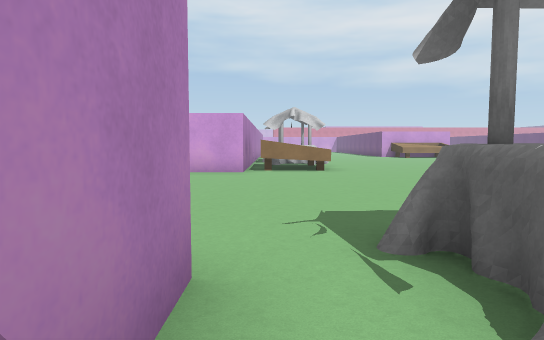
[1] (above)

20 first-person views from a walk through a 3-D level made in the Unity game engine. The camera is 1.4 m above the floor, tilts 4° down and sees 75° across. The floor is counted in squares, 2 m on a side. Each view is taken from the middle of a square. On the plan, view 1 faces up. The plan holds only what a view shows up to about 11 squares ahead; the rest is blank. The place goes on beyond the plan. The player character is not drawn. Some surface patterns are stand-ins.

[2]
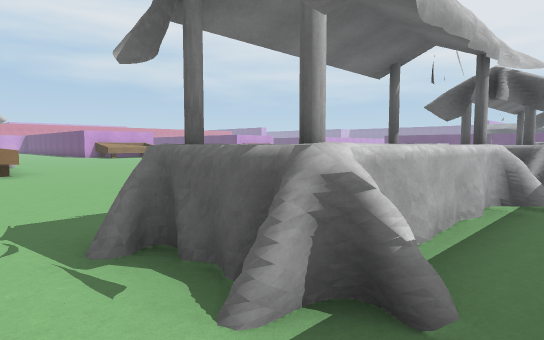

[3]
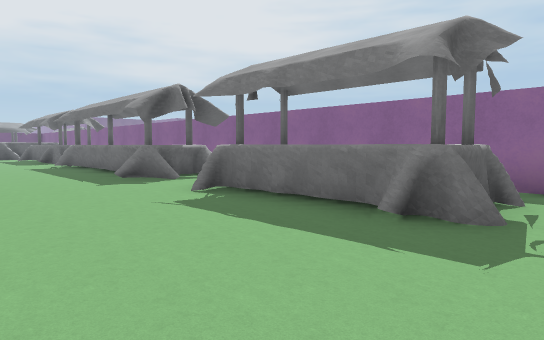

[4]
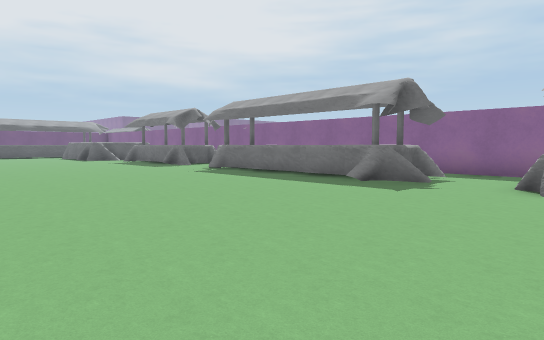

[5]
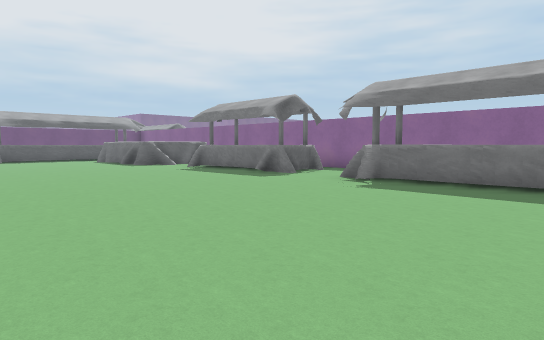

[6]
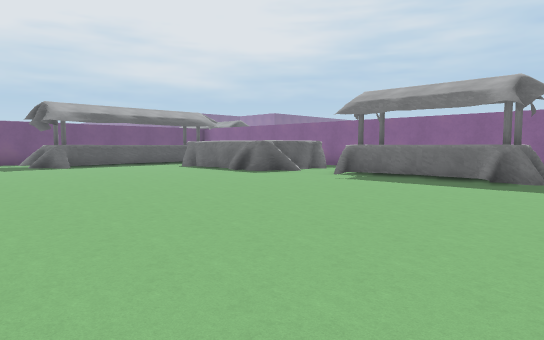

[7]
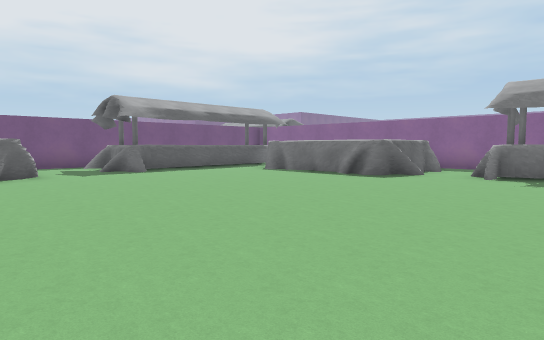

[8]
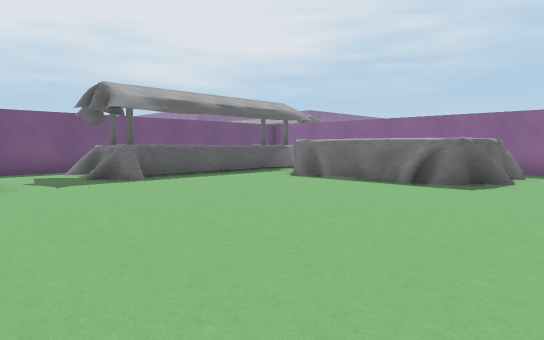

[9]
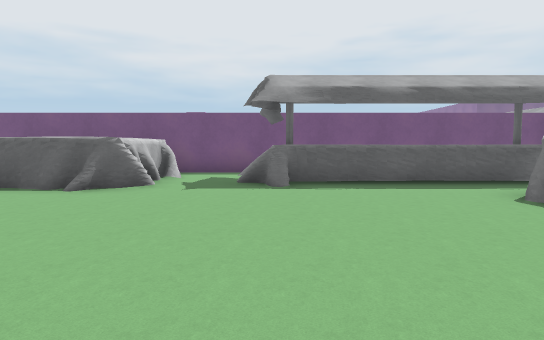

[10]
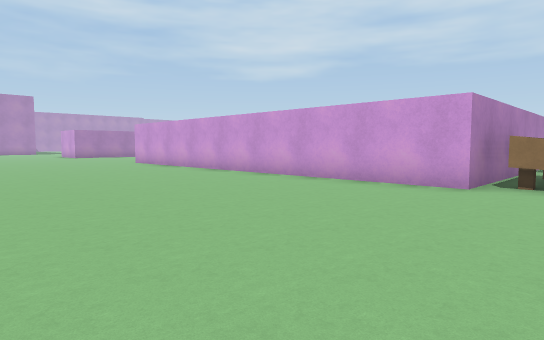

[11]
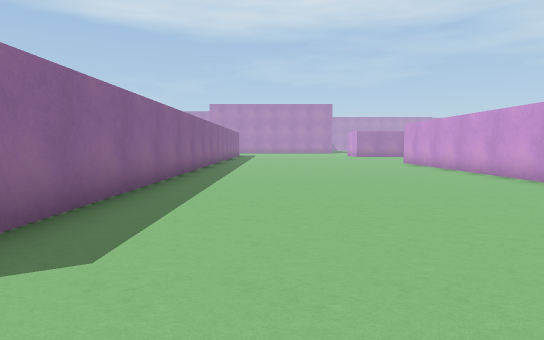

[12]
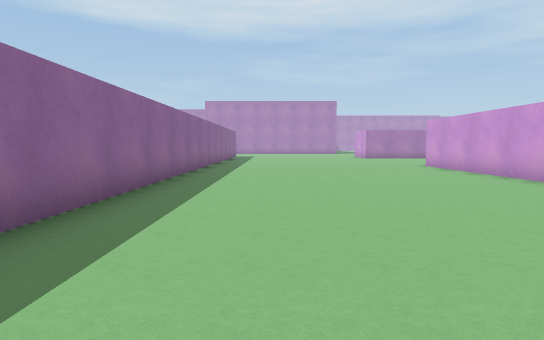

[13]
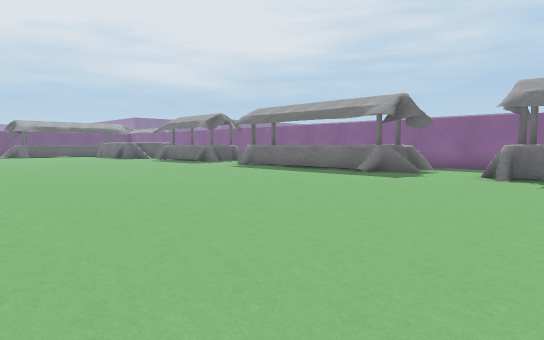

[14]
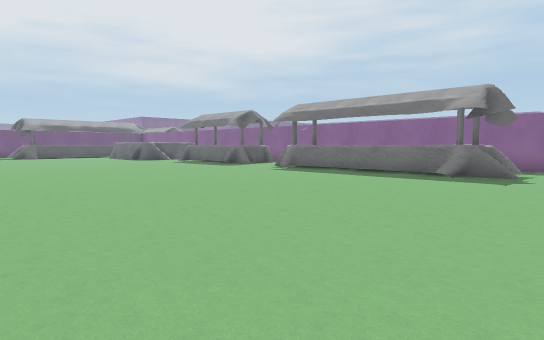

[15]
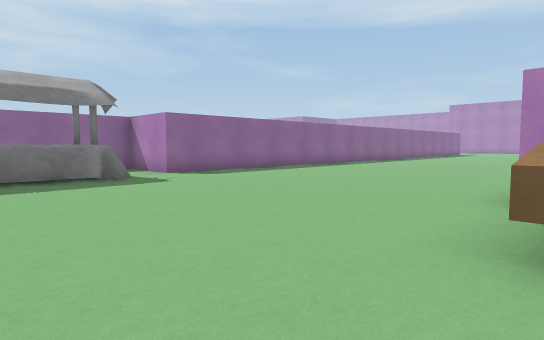

[16]
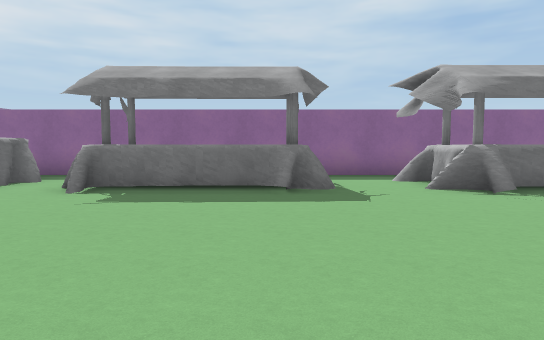

[17]
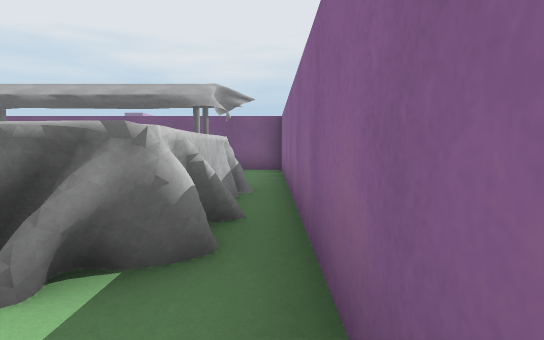

[18]
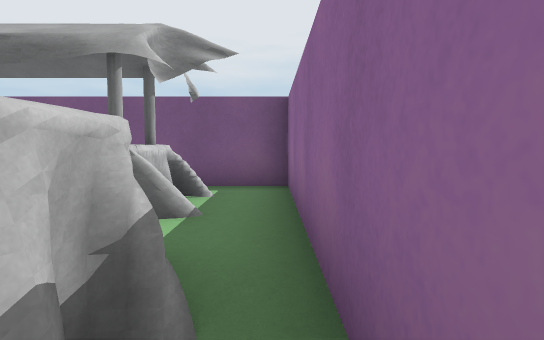

[19]
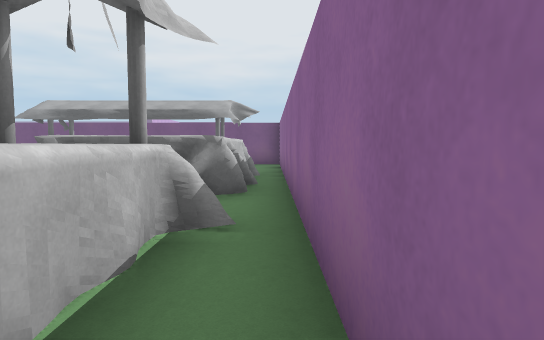

[20]
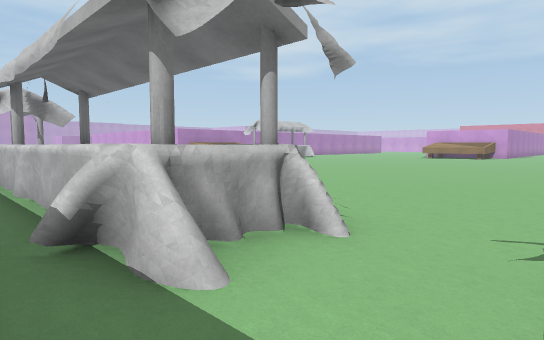

### Floor plan
Key: @ floor where view 1 was taken; # wall or solid block; x gap in a wall; . main floor; : floor 0.25 m higher than the main floor; ^ raised ledge; O other object.
Columns run from 12 left of view 1 to 29 right of it. Each row starts with its distance up from view 1.
 11            #OO........ ...   .....   .^
 10            #OO........................^^^#
  9 ############............................##
  8 .........................................#
  7 ......................................:###
  6 .......................................###
  5 .......................................###
  4 .......................................###
  3 ..............# .................^^^^^.###
  2 ############.#####.#######.#####.^    x###
  1            #.#####.#######.#####.#^^^^.###
  0            #@.......   ..................#
 -1            ###############################

Positions as (right, up) in squares from view 1, and headings:
1: (0, 0), facing up
2: (0, 0), facing up-right
3: (0, 6), facing down-right
4: (4, 9), facing down-right
5: (9, 9), facing down-right
6: (14, 10), facing down-right
7: (17, 11), facing down-right
8: (19, 10), facing down-right
9: (20, 7), facing right
10: (1, 3), facing up-left
11: (1, 4), facing left
12: (-1, 4), facing left
13: (3, 11), facing down-right
14: (5, 11), facing down-right
15: (4, 10), facing down-left
16: (16, 8), facing down
17: (19, 0), facing right
18: (23, 0), facing right
19: (16, 0), facing right
20: (15, 0), facing up-left
